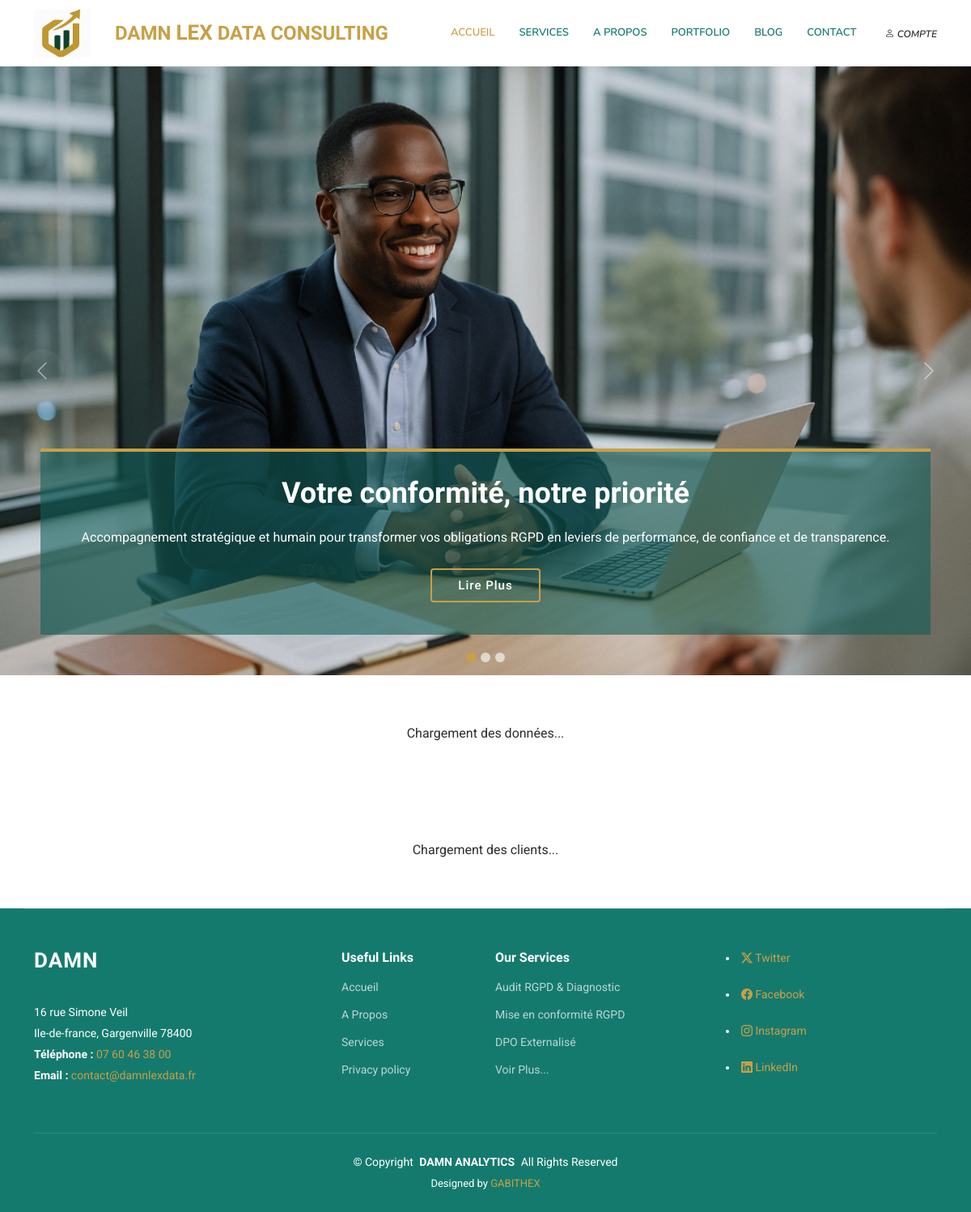
The page / on the database its author committed.
### nene/models.py (models this page shows, shortened)
class HeroCarousel(models.Model):
    image = models.ImageField(upload_to='hero-carousel/')
    title = models.CharField(max_length=255)
    description = models.TextField()
    order = models.IntegerField(default=0)  # Permet de trier les éléments du carrousel
    class Meta:
        ordering = ['order']  # Trier les éléments du carrousel par ordre croissant

### nene/views.py (the view)
# urls.py: path('', views.index, name='index'),
def index(request):
    hero_carousel = HeroCarousel.objects.all()
    return render(request, 'nene/index.html', {"hero_carousel":hero_carousel, "timestamp": now().timestamp()})

### templates/nene/index.html (shortened to what this page needs)
{% extends "nene/base.html" %}
{%load static%}
{% block content %}
<section id="hero" class="hero section dark-background">
  <div id="hero-carousel" class="carousel slide carousel-fade" data-bs-ride="carousel" data-bs-interval="60000">
    {% for item in hero_carousel %}
      <div class="carousel-item {% if forloop.first %}active{% endif %}">
        <img src="{{ item.image.url }}" alt="">
        <div class="container">
          <h2>{{ item.title }}</h2>
          <p>{{ item.description|slice:":500" }}{% if item.description|length > 500 %}...{% endif %}</p>
          <a href="{% url 'about' %}#vision-{{ item.order }}" class="btn-get-started">Lire Plus</a>
        </div>
      </div>
    {% endfor %}
    <a class="carousel-control-prev" href="#hero-carousel" role="button" data-bs-slide="prev">
      <span class="carousel-control-prev-icon bi bi-chevron-left" aria-hidden="true"></span>
    </a>
    <a class="carousel-control-next" href="#hero-carousel" role="button" data-bs-slide="next">
      <span class="carousel-control-next-icon bi bi-chevron-right" aria-hidden="true"></span>
    </a>
    <ol class="carousel-indicators"></ol>
  </div>
</section>
    <section id="about-section">
      <div class="loading text-center">Chargement des données...</div>
    </section>
    <section id="clients-section">
      <div class="loading text-center">Chargement des clients...</div>
    </section>
    {% endblock %}

### static/nene/css/main.css (style rules this page uses)
:root { --default-font: "Roboto", system-ui, -apple-system, "Segoe UI", Roboto, "Helvetica Neue", Arial, "Noto Sans", "Liberation Sans", sans-serif, "Apple Color Emoji", "Segoe UI Emoji", "Segoe UI Symbol", "Noto Color Emoji"; --heading-font: "Raleway", sans-serif; --nav-font: "Nunito", sans-serif; }
:root { --background-color: #ffffff; --default-color: #2B2B2B; --heading-color: #C8A047; --accent-color: #C8A047; --surface-color: #ffffff; --contrast-color: #ffffff; --muted-color: #6c757d; --link-color: #157A6E; }
:root { --nav-color: #157A6E; --nav-hover-color: #C8A047; --nav-mobile-background-color: #ffffff; --nav-dropdown-background-color: #ffffff; --nav-dropdown-color: #157A6E; --nav-dropdown-hover-color: #C8A047; }
.dark-background { --background-color: #157A6E; --default-color: #ffffff; --heading-color: #ffffff; --surface-color: #125e59; --contrast-color: #ffffff; }
:root { scroll-behavior: smooth; }
body { color: var(--default-color); background-color: var(--background-color); font-family: var(--default-font); }
a { color: var(--accent-color); text-decoration: none; transition: 0.3s; }
h1, h2, h3, h4, h5, h6 { color: var(--heading-color); font-family: var(--heading-font); }
section, .section { color: var(--default-color); background-color: var(--background-color); padding: 60px 0; scroll-margin-top: 100px; overflow: clip; }
.hero { padding: 0; }
.hero .carousel { width: 100%; min-height: calc(100vh - 75px); padding: 0; margin: 0; position: relative; }
@media (max-height: 500px),
(max-width: 1200px) { .hero .carousel { min-height: calc(100vh - 48px); } }
.hero img { position: absolute; inset: 0; display: block; width: 100%; height: 100%; object-fit: cover; z-index: 1; }
.hero .carousel-item { position: absolute; inset: 0; background-size: cover; background-position: center; background-repeat: no-repeat; display: flex; justify-content: center; align-items: flex-end; }
.hero .container { background: color-mix(in srgb, var(--surface-color), transparent 40%); position: relative; text-align: center; padding-top: 30px; padding-bottom: 30px; margin-bottom: 50px; border-top: 4px solid var(--accent-color); z-index: 3; }
@media (max-width: 1200px) { .hero .container { margin-left: 50px; margin-right: 50px; } }
.hero h2 { margin-bottom: 20px; font-size: 36px; font-weight: 700; }
.hero .btn-get-started { font-weight: 500; font-size: 15px; letter-spacing: 1px; display: inline-block; padding: 8px 32px; transition: 0.5s; margin: 10px; border-radius: 4px; color: var(--contrast-color); border: 2px solid var(--accent-color); }
.hero .carousel-control-prev { justify-content: start; }
@media (min-width: 640px) { .hero .carousel-control-prev { padding-left: 15px; } }
.hero .carousel-control-next { justify-content: end; }
@media (min-width: 640px) { .hero .carousel-control-next { padding-right: 15px; } }
.hero .carousel-control-next-icon, .hero .carousel-control-prev-icon { background: none; font-size: 26px; line-height: 0; background: color-mix(in srgb, var(--default-color), transparent 90%); border-radius: 50px; color: var(--contrast-color); transition: 0.3s; width: 54px; height: 54px; display: flex; align-items: center; justify-content: center; }
.hero .carousel-control-prev, .hero .carousel-control-next { transition: 0.3s; opacity: 0.5; }
.carousel-item { transition: transform 0.5s ease-in-out; }
.carousel-control-prev { left: 10px; }
.carousel-control-next { right: 10px; }

### rows shown on the page
HeroCarousel: image (picture), title "Votre conformité, notre priorité", description "Accompagnement stratégique et humain pour transformer vos obligations RGPD en leviers de performance, de confiance et de transparence."
